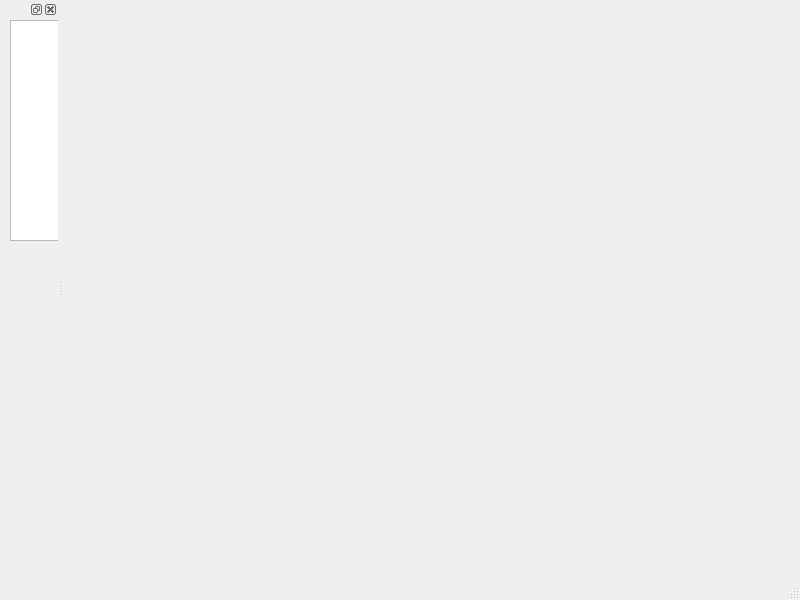
<?xml version="1.0" encoding="UTF-8"?>
<ui version="4.0">
 <class>MainWindow</class>
 <widget class="QMainWindow" name="MainWindow">
  <property name="geometry">
   <rect>
    <x>0</x>
    <y>0</y>
    <width>800</width>
    <height>600</height>
   </rect>
  </property>
  <property name="windowTitle">
   <string>MainWindow</string>
  </property>
  <widget class="QWidget" name="centralwidget"/>
  <widget class="QMenuBar" name="menubar">
   <property name="geometry">
    <rect>
     <x>0</x>
     <y>0</y>
     <width>800</width>
     <height>19</height>
    </rect>
   </property>
  </widget>
  <widget class="QStatusBar" name="statusbar"/>
  <widget class="QDockWidget" name="dockWidget">
   <attribute name="dockWidgetArea">
    <number>1</number>
   </attribute>
   <widget class="QWidget" name="dockWidgetContents">
    <widget class="QTreeView" name="treeView">
     <property name="geometry">
      <rect>
       <x>10</x>
       <y>1</y>
       <width>81</width>
       <height>221</height>
      </rect>
     </property>
    </widget>
   </widget>
  </widget>
 </widget>
 <resources/>
 <connections/>
</ui>
